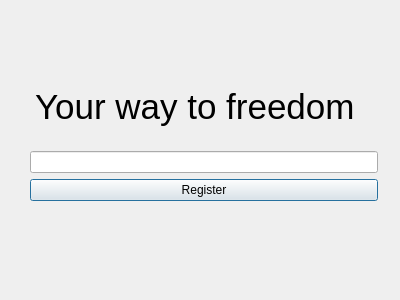
<?xml version="1.0" encoding="UTF-8"?>
<ui version="4.0">
 <class>ragistration</class>
 <widget class="QDialog" name="ragistration">
  <property name="geometry">
   <rect>
    <x>0</x>
    <y>0</y>
    <width>400</width>
    <height>300</height>
   </rect>
  </property>
  <property name="windowTitle">
   <string>Registration of power (ง ͠° ͟ل͜ ͡°)ง</string>
  </property>
  <widget class="QWidget" name="">
   <property name="geometry">
    <rect>
     <x>30</x>
     <y>70</y>
     <width>348</width>
     <height>131</height>
    </rect>
   </property>
   <layout class="QVBoxLayout" name="verticalLayout_2">
    <item>
     <widget class="QLabel" name="label">
      <property name="sizePolicy">
       <sizepolicy hsizetype="Preferred" vsizetype="Preferred">
        <horstretch>50</horstretch>
        <verstretch>50</verstretch>
       </sizepolicy>
      </property>
      <property name="font">
       <font>
        <pointsize>26</pointsize>
       </font>
      </property>
      <property name="frameShadow">
       <enum>QFrame::Raised</enum>
      </property>
      <property name="lineWidth">
       <number>10</number>
      </property>
      <property name="text">
       <string>Your way to freedom</string>
      </property>
      <property name="textFormat">
       <enum>Qt::RichText</enum>
      </property>
      <property name="margin">
       <number>10</number>
      </property>
      <property name="indent">
       <number>5</number>
      </property>
     </widget>
    </item>
    <item>
     <layout class="QVBoxLayout" name="verticalLayout">
      <item>
       <widget class="QLineEdit" name="lineEdit"/>
      </item>
      <item>
       <widget class="QPushButton" name="pushButton">
        <property name="text">
         <string>Register</string>
        </property>
       </widget>
      </item>
     </layout>
    </item>
   </layout>
  </widget>
 </widget>
 <resources/>
 <connections/>
</ui>
